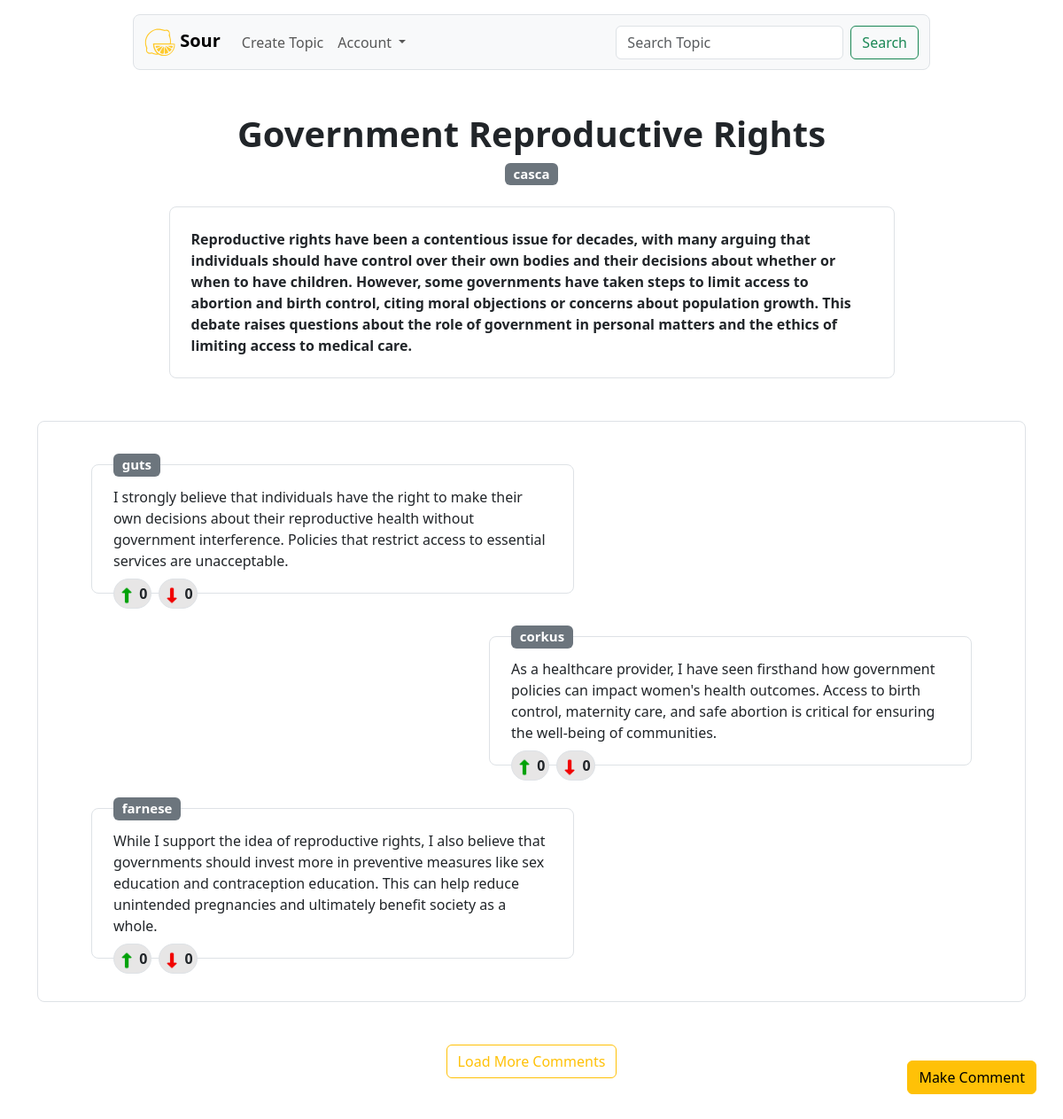
Screenshot of /topic/823542fd66124d7c8f31fd4d4a3d45a8/ with the database file from the repository.
### sour_acm412/models.py (models this page shows, shortened)
class Topics(models.Model):
    id = models.UUIDField(primary_key=True, default=uuid.uuid4)
    title = models.CharField(max_length=50, unique=True)
    origin_comment = models.CharField(max_length=1000)
    user_id = models.ForeignKey(Users, on_delete=models.CASCADE)
    created_at = models.DateTimeField(default=timezone.now)

class Users(models.Model):
    id = models.UUIDField(primary_key=True, default=uuid.uuid4)
    firstname = models.CharField(max_length=50)
    lastname = models.CharField(max_length=50)
    email = models.EmailField(unique=True)
    username = models.CharField(max_length=50, unique=True)
    password = models.CharField(max_length=255)
    summary =  models.CharField(max_length=255, default="Hi, I'm [username], and I'm excited to be part of the conversation here on Sour! I enjoy sharing my thoughts and engaging with others on various topics such as [list your interests].")
    profile_picture = models.CharField(max_length=255, default="pp.svg")
    created_at = models.DateTimeField(default=timezone.now)

class Comments(models.Model):
    id = models.UUIDField(primary_key=True, default=uuid.uuid4)
    comment = models.CharField(max_length=1000)
    user_id = models.ForeignKey(Users, on_delete=models.CASCADE)
    topic_id = models.ForeignKey(Topics, on_delete=models.CASCADE)
    created_at = models.DateTimeField(default=timezone.now)

### sour_acm412/views.py (the view)
# urls.py: path('topic/<str:topic_id>/', TopicView, name='topic'),
def TopicView(request, topic_id):
    topic = Topics.objects.get(id=topic_id)
    comments = Comments.objects.filter(topic_id = topic.id)[:4]
    context = {
        "topic_id" : topic.id,
        "title" : topic.title,
        "username" : topic.user_id.username,
        "user_id" : topic.user_id.id,
        "origin_comment" : topic.origin_comment,
        "comments" : [
                {
                    "comment_id" : comment.id,
                    "comment_username" : comment.user_id.username, # since user_id column refers to the Users Model we can fetch any info from Users model through user_id column
                    "comment_user_id" : comment.user_id.id,
                    "comment_content" : comment.comment,
                    "comment_upvotes" : comment.upvotes.count(),
                    "comment_downvotes" : comment.downvotes.count()
                } for comment in comments
        ]
    }
    if "user_id" in request.session:
        context["authenticated"] = True
        context['current_user'] = request.session["user_id"]
    if "logout" in request.POST:
        del request.session["user_id"]
        context['authenticated'] = False
    return render(request, 'topic.html', context=context)

### sour_acm412/templates/topic.html (shortened to what this page needs)
{% extends 'master.html' %} {% load static %}  {% block body_content %}
  <nav class="navbar navbar-expand-lg bg-light mx-auto mt-3 mb-5 rounded-3 border w-75">
    <div class="container-fluid">
      <a class="navbar-brand fw-bold" href="/">
        <img src="{% static 'sour.svg' %}" alt="sour icon" width="35"> Sour </a>
      <div class="collapse navbar-collapse" id="navbarSupportedContent">
        <ul class="navbar-nav me-auto mb-2 mb-lg-0">
          <li class="nav-item">
            <a class="nav-link" style="bottom:30px; right: 30px;" data-bs-toggle="modal" data-bs-target="#create-topic-modal" href="#">Create Topic</a>
          </li>
          <li class="nav-item dropdown">
            <a class="nav-link dropdown-toggle" href="#" role="button" data-bs-toggle="dropdown" aria-expanded="false"> Account </a>
          </li>
        </ul>
        <form class="d-flex" role="search">
          <input class="form-control me-2" type="search" placeholder="Search Topic" aria-label="Search">
          <button class="btn btn-outline-success" type="submit">Search</button> {% csrf_token %}
        </form>
      </div>
    </div>
  </nav>
  <div class="container">
    <div class="container">
      <h1 class="text-center fw-bold">{{ title }}</h1>
      <h5 class="text-center mb-4">
        <span class="badge bg-secondary"> <a href="/profile/{{ user_id }}"> {{ username }} </a> </span>
      </h5>
      <div class="w-75 mx-auto border rounded-3 p-4 mb-5 position-relative fw-bold">{{ origin_comment }}</div>
    </div>
    <div class="container border rounded-3"> {% for comment in comments %}
      <div class="{% if forloop.counter0|divisibleby:2 %}
              me-auto
              {% else %}
              ms-auto
              {% endif %} border rounded-3 p-4 m-5 position-relative topic-comment">{{ comment.comment_content }}
        <div class="d-flex position-absolute fw-bold" style="bottom:-18px; cursor: pointer;">
          <div class="border border-1 rounded-5 p-1 me-2" style="background-color: rgb(231, 230, 230);">
            <img src="{% static 'up.png' %}" alt="upvote icon" width="20px"> {{ comment.comment_upvotes }}
          </div>
          <div class="border border-1 rounded-5 p-1" style="background-color: rgb(231, 230, 230);">
            <img src="{% static 'down.png' %}" alt="upvote icon" width="20px"> {{ comment.comment_downvotes }}
          </div>
        </div>
        <div class="position-absolute" style="top:-14px;">
          <h5 class="text-center mb-4">
            <span class="badge bg-secondary"> <a href="/profile/{{ comment.comment_user_id }}"> {{ comment.comment_username }} </a> </span>
          </h5>
        </div>
      </div> {% endfor %}
    </div>
  </div>
  <button class="btn btn-outline-warning mx-auto my-5 d-block">Load More Comments</button>
  <button type="button" class="btn btn-warning position-fixed" style="bottom:30px; right: 30px;" data-bs-toggle="modal" data-bs-target="#create-comment-modal">Make Comment</button>
   {% endblock body_content %}

### sour_acm412/templates/topic.html (style rules this page uses)
a { text-decoration: none; color: white }
@media only screen and (min-width: 769px) { .topic-comment { width: 50%; } }

### rows the page displays
Topics: title "Government Reproductive Rights", origin_comment "Reproductive rights have been a contentious issue for decades, with many arguing that individuals should have control over their own bodies and their decisions about whether or when to have children. However, some governments have taken steps to limit access to abortion and birth control, citing moral objections or concerns about population growth. This debate raises questions about the role of government in personal matters and the ethics of limiting access to medical care."
Users: username "casca"
Comments: comment_content "I strongly believe that individuals have the right to make their own decisions about their reproductive health without government interference. Policies that restrict access to essential services are unacceptable."
Users: comment_username "guts"
Comments: comment_content "As a healthcare provider, I have seen firsthand how government policies can impact women's health outcomes. Access to birth control, maternity care, and safe abortion is critical for ensuring the well-being of communities."
Users: comment_username "corkus"
Comments: comment_content "While I support the idea of reproductive rights, I also believe that governments should invest more in preventive measures like sex education and contraception education. This can help reduce unintended pregnancies and ultimately benefit society as a whole."
Users: comment_username "farnese"

### other values shown
{{ comment.comment_upvotes }} "0" "0" "0"
{{ comment.comment_downvotes }} "0" "0" "0"
